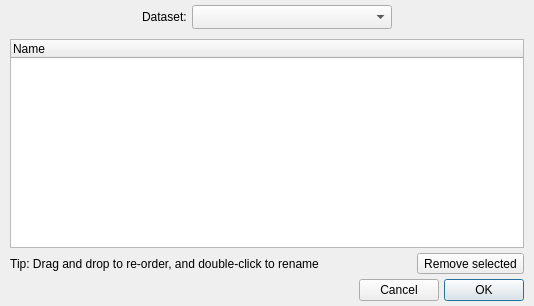
<?xml version="1.0" encoding="UTF-8"?>
<ui version="4.0">
 <class>Form</class>
 <widget class="QWidget" name="Form">
  <property name="geometry">
   <rect>
    <x>0</x>
    <y>0</y>
    <width>534</width>
    <height>306</height>
   </rect>
  </property>
  <property name="windowTitle">
   <string>Organize data attributes</string>
  </property>
  <layout class="QVBoxLayout" name="verticalLayout">
   <property name="spacing">
    <number>5</number>
   </property>
   <property name="leftMargin">
    <number>10</number>
   </property>
   <property name="topMargin">
    <number>5</number>
   </property>
   <property name="rightMargin">
    <number>10</number>
   </property>
   <property name="bottomMargin">
    <number>5</number>
   </property>
   <item>
    <layout class="QHBoxLayout" name="horizontalLayout_4">
     <item>
      <spacer name="horizontalSpacer_6">
       <property name="orientation">
        <enum>Qt::Horizontal</enum>
       </property>
       <property name="sizeHint" stdset="0">
        <size>
         <width>40</width>
         <height>20</height>
        </size>
       </property>
      </spacer>
     </item>
     <item>
      <widget class="QLabel" name="label_3">
       <property name="font">
        <font>
         <weight>50</weight>
         <bold>false</bold>
        </font>
       </property>
       <property name="text">
        <string>Dataset:</string>
       </property>
      </widget>
     </item>
     <item>
      <widget class="QComboBox" name="combosel_data">
       <property name="minimumSize">
        <size>
         <width>200</width>
         <height>0</height>
        </size>
       </property>
       <property name="sizeAdjustPolicy">
        <enum>QComboBox::AdjustToMinimumContentsLengthWithIcon</enum>
       </property>
      </widget>
     </item>
     <item>
      <spacer name="horizontalSpacer_2">
       <property name="orientation">
        <enum>Qt::Horizontal</enum>
       </property>
       <property name="sizeHint" stdset="0">
        <size>
         <width>40</width>
         <height>20</height>
        </size>
       </property>
      </spacer>
     </item>
    </layout>
   </item>
   <item>
    <spacer name="verticalSpacer">
     <property name="orientation">
      <enum>Qt::Vertical</enum>
     </property>
     <property name="sizeType">
      <enum>QSizePolicy::Fixed</enum>
     </property>
     <property name="sizeHint" stdset="0">
      <size>
       <width>10</width>
       <height>5</height>
      </size>
     </property>
    </spacer>
   </item>
   <item>
    <widget class="ComponentTreeWidget" name="list_main_components">
     <property name="dragDropMode">
      <enum>QAbstractItemView::InternalMove</enum>
     </property>
     <column>
      <property name="text">
       <string>Name</string>
      </property>
     </column>
    </widget>
   </item>
   <item>
    <layout class="QHBoxLayout" name="horizontalLayout_3">
     <item>
      <widget class="QLabel" name="label_6">
       <property name="text">
        <string>Tip: Drag and drop to re-order, and double-click to rename</string>
       </property>
       <property name="alignment">
        <set>Qt::AlignCenter</set>
       </property>
      </widget>
     </item>
     <item>
      <spacer name="horizontalSpacer_5">
       <property name="orientation">
        <enum>Qt::Horizontal</enum>
       </property>
       <property name="sizeHint" stdset="0">
        <size>
         <width>40</width>
         <height>20</height>
        </size>
       </property>
      </spacer>
     </item>
     <item>
      <widget class="QToolButton" name="button_remove_main">
       <property name="text">
        <string>Remove selected</string>
       </property>
      </widget>
     </item>
    </layout>
   </item>
   <item>
    <layout class="QHBoxLayout" name="horizontalLayout_2">
     <item>
      <widget class="QLabel" name="label_status">
       <property name="text">
        <string/>
       </property>
       <property name="alignment">
        <set>Qt::AlignCenter</set>
       </property>
      </widget>
     </item>
     <item>
      <spacer name="horizontalSpacer">
       <property name="orientation">
        <enum>Qt::Horizontal</enum>
       </property>
       <property name="sizeHint" stdset="0">
        <size>
         <width>40</width>
         <height>20</height>
        </size>
       </property>
      </spacer>
     </item>
     <item>
      <widget class="QPushButton" name="button_cancel">
       <property name="text">
        <string>Cancel</string>
       </property>
      </widget>
     </item>
     <item>
      <widget class="QPushButton" name="button_ok">
       <property name="text">
        <string>OK</string>
       </property>
       <property name="default">
        <bool>true</bool>
       </property>
      </widget>
     </item>
    </layout>
   </item>
  </layout>
 </widget>
 <customwidgets>
  <customwidget>
   <class>ComponentTreeWidget</class>
   <extends>QTreeWidget</extends>
   <header>glue_qt.dialogs.common.qt.component_tree_widget</header>
  </customwidget>
 </customwidgets>
 <resources/>
 <connections/>
</ui>
